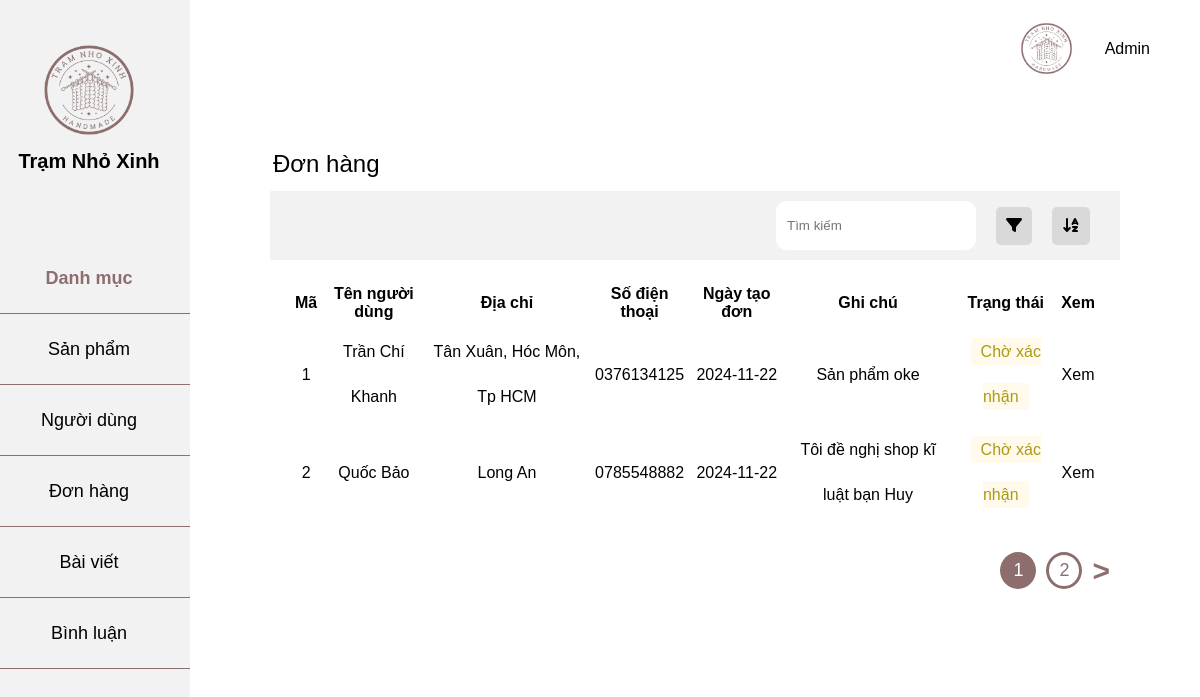
Before: /admin/index.php?page=order with the older database file.
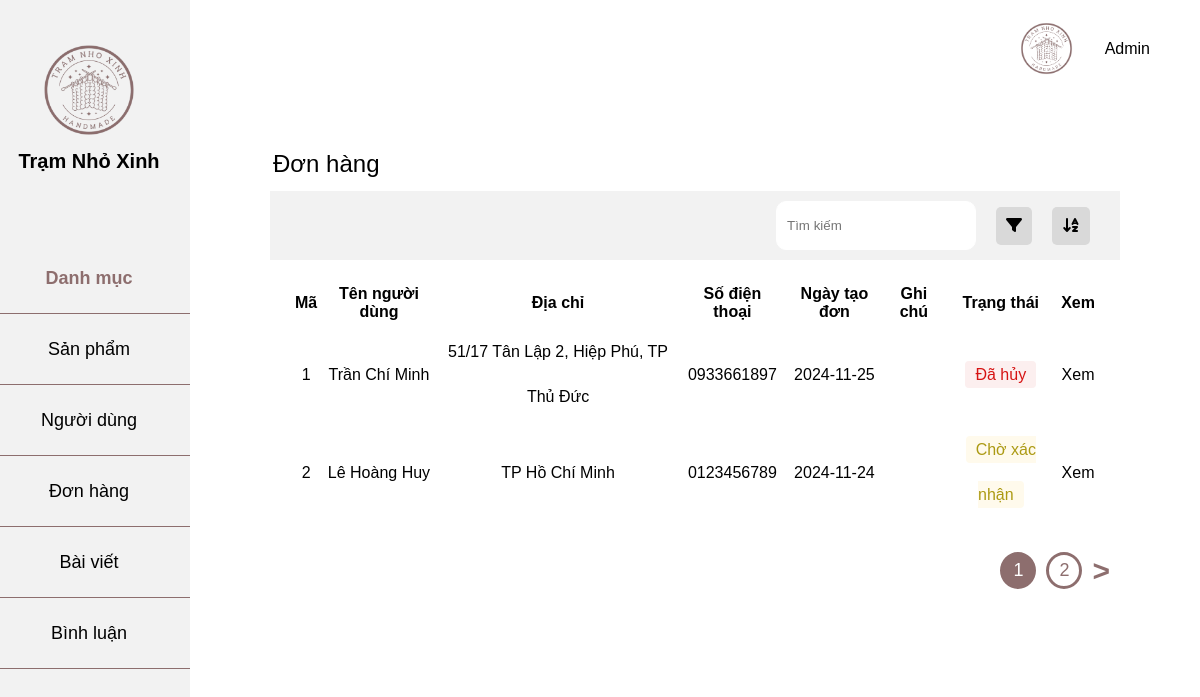
After: the same page with the newer database file.
### tables this page shows
CREATE TABLE `orders` (
  `id` int NOT NULL,
  `dateOrder` date NOT NULL,
  `totalPrice` int NOT NULL,
  `noteUser` text NOT NULL,
  `noteAdmin` text NOT NULL,
  `name` varchar(255) NOT NULL,
  `address` varchar(255) NOT NULL,
  `phone` varchar(255) NOT NULL,
  `status` tinyint(1) NOT NULL,
  `idUser` int NOT NULL
);

### admin/app/controller/adminOrderController.php (called while the page is built, shortened)
<?php
class adminOrderController
{
    private $order;
    private $data;
    function __construct()
    {
        $this->order = new OrderModel();
    }
    function renderView($view, $data = null)
    {
        $view = './app/view/' . $view . '.php';
        require_once $view;
    }
    function viewOrd()
    {
        $this->data['listord'] = $this->order->getOrder();
        $this->renderView('order', $this->data);
    }
}

### app/model/database.php (called while the page is built, shortened)
<?php
class Database
{
    private $servername = "localhost";
    private $username = "root";
    private $password = "";
    private $dbname = "handmade_db";
    private $conn;
    function __construct()
    {
        try {
            $this->conn = new PDO("mysql:host=$this->servername;dbname=$this->dbname; charset=utf8", $this->username, $this->password);
            $this->conn->setAttribute(PDO::ATTR_ERRMODE, PDO::ERRMODE_EXCEPTION);
        } catch (PDOException $e) {
            echo "Connection failed: " . $e->getMessage();
        };
    }
    function query($sql, $param = [])
    {
        $this->stmt = $this->conn->prepare($sql);
        $this->stmt->execute($param);
        return $this->stmt;
    }
    public function getAll($sql, $param = [])
    {
        $statement = $this->query($sql, $param);
        return $statement->fetchAll(PDO::FETCH_ASSOC);
    }
}

### app/model/orderModel.php (called while the page is built, shortened)
<?php
class OrderModel
{
    private $db;
    function __construct() {
        $this->db = new Database;
    }
        function getOrder(){
        $sql = "SELECT * FROM orders";
        return $this->db->getAll($sql);
    }
}

### admin/app/view/order.php (the view, shortened to what this page needs)
<div class="main">
    <div class="main-category">
        <div class="main-danhmuc">
            <p>Đơn hàng</p>
        </div>
        <div class="main-header">
            <div class="right-main-header">
                <input type="text" placeholder="Tìm kiếm">
                <div class="filter"><i class="fa-solid fa-filter"></i></div>
                <div class="sort"><i class="fa-solid fa-arrow-down-a-z"></i></div>
            </div>
        </div>
    </div>
    <div class="main-product">
        <table>
            <thead>
                <tr>
                    <th>Mã</th>
                    <th>Tên người dùng</th>
                    <th>Địa chỉ</th>
                    <th>Số điện thoại</th>
                    <th>Ngày tạo đơn</th>
                    <th>Ghi chú</th>
                    <th>Trạng thái</th>
                    <th>Xem</th>
                </tr>
            </thead>
            <tbody>
                <?php foreach ($data['listord'] as $item) {
                    extract($item) ?>
                    <tr>
                        <td><?= $id ?></td>
                        <td><?= $name ?></td>
                        <td><?= $address ?></td>
                        <td><?= $phone ?></td>
                        <td><?= $dateOrder ?></td>
                        <td><?= $noteUser ?></td>
                        <?php
                        if ($status == 0) echo '<td><span class="status danger">Đã hủy</span></td>';
                        if ($status == 1) echo '<td><span class="status pending">Chờ xác nhận</span></td>';
                        ?>
                        <td><a href="?page=orderDetail&id=<?= $id ?>">Xem</a></td>
                    </tr>
                <?php } ?>
            </tbody>
        </table>
    </div>
    <div class="main-turnpage">
        <button class="prev">1</button>
        <button class="next">2</button>
        <button class="nextpage">></button>
    </div>
</div>
</div>
</div>
</div>
</body>
</html>

Changed rows visible on the page:
changed orders id 1: name "Trần Chí Khanh" → "Trần Chí Minh"; address "Tân Xuân, Hóc Môn, Tp HCM" → "51/17 Tân Lập 2, Hiệp Phú, TP Thủ Đức"; phone "0376134125" → "0933661897"; dateOrder "2024-11-22" → "2024-11-25"; noteUser "Sản phẩm oke" → (not shown); status "Chờ xác nhận" → "Đã hủy"
changed orders id 2: name "Quốc Bảo" → "Lê Hoàng Huy"; address "Long An" → "TP Hồ Chí Minh"; phone "0785548882" → "0123456789"; dateOrder "2024-11-22" → "2024-11-24"; noteUser "Tôi đề nghị shop kĩ luật bạn Huy" → (not shown)
